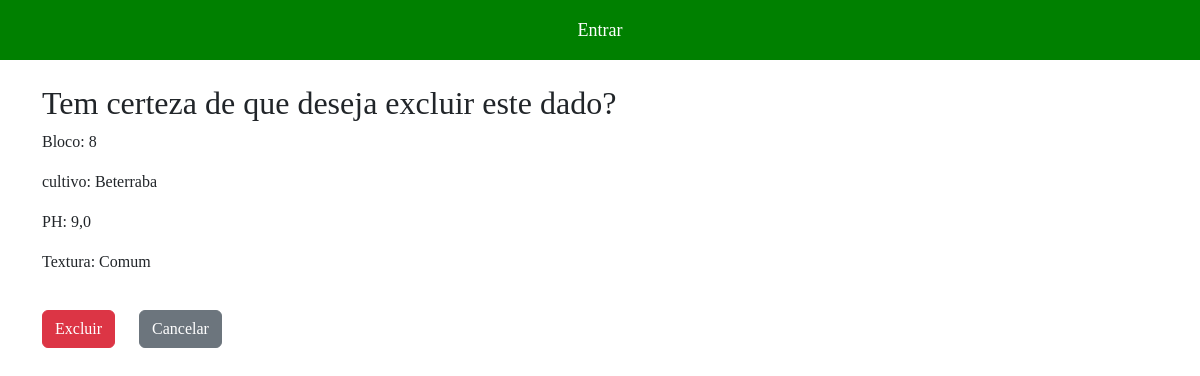
The page /excluir_dados/6/ on the database its author committed.
### app_fazenda/models.py (models this page shows)
class Dados(models.Model):
    id = models.AutoField(primary_key=True)
    bloco = models.IntegerField()
    cultivo = models.TextField(max_length=255)
    ph = models.FloatField()
    umidade = models.FloatField()
    textura = models.TextField(max_length=255)
    data = models.DateField(auto_now_add=True)
    usuario = models.ForeignKey(get_user_model(), on_delete=models.CASCADE)

### app_fazenda/views.py (the view)
# urls.py: path('excluir_dados/<int:pk>/', views.DadosDeleteView.as_view(), name='excluir_dados'),
class DadosDeleteView(DeleteView):
    model = Dados
    template_name = 'dados/excluir.html'
    success_url = reverse_lazy('listagem_dados')

### app_fazenda/templates/dados/excluir.html (shortened to what this page needs)
{% extends 'base.html' %}
{% block content %}
  <h2>Tem certeza de que deseja excluir este dado?</h2>
  <p>Bloco: {{ object.bloco }}</p>
  <p>cultivo: {{ object.cultivo }}</p>
  <p>PH: {{ object.ph }}</p>
  <p>Textura: {{ object.textura }}</p>
  <form method="POST">
    <button type="submit" class="btn btn-danger">Excluir</button>
    <a href="{% url 'listagem_dados' %}" class="btn btn-secondary">Cancelar</a>
  </form>
{% endblock %}

### static/css/styles_cadastro.css (style rules this page uses)
* { padding: 0; margin: 0; }
body, html { height: 100%; margin: 0; display: flex; flex-direction: column; font-family: 'Arvo', serif; }
a { text-decoration: none; margin: 20px; color: white; font-size: 18px; }

### rows shown on the page
Dados: bloco "8", cultivo "Beterraba", ph "9,0", textura "Comum"
